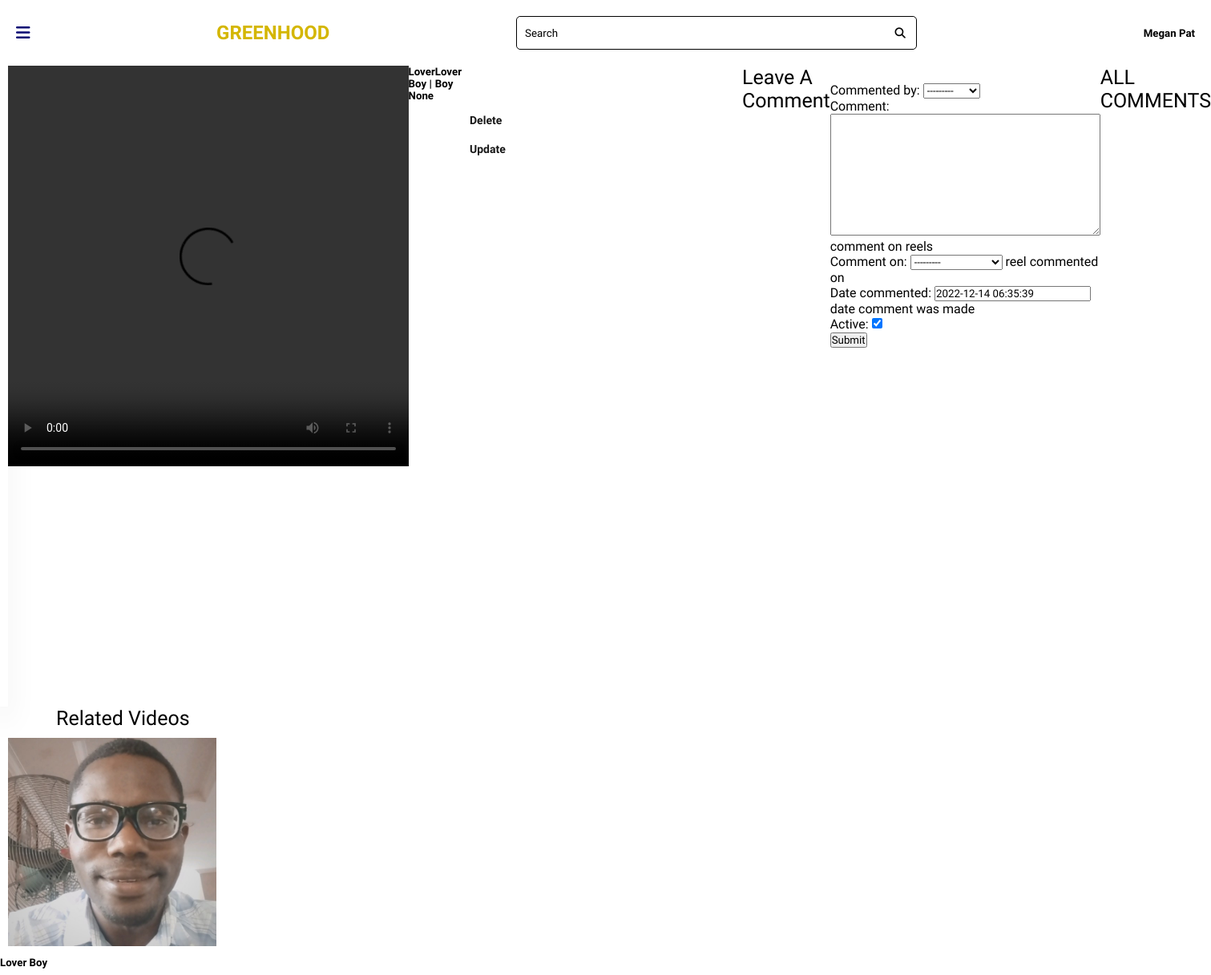
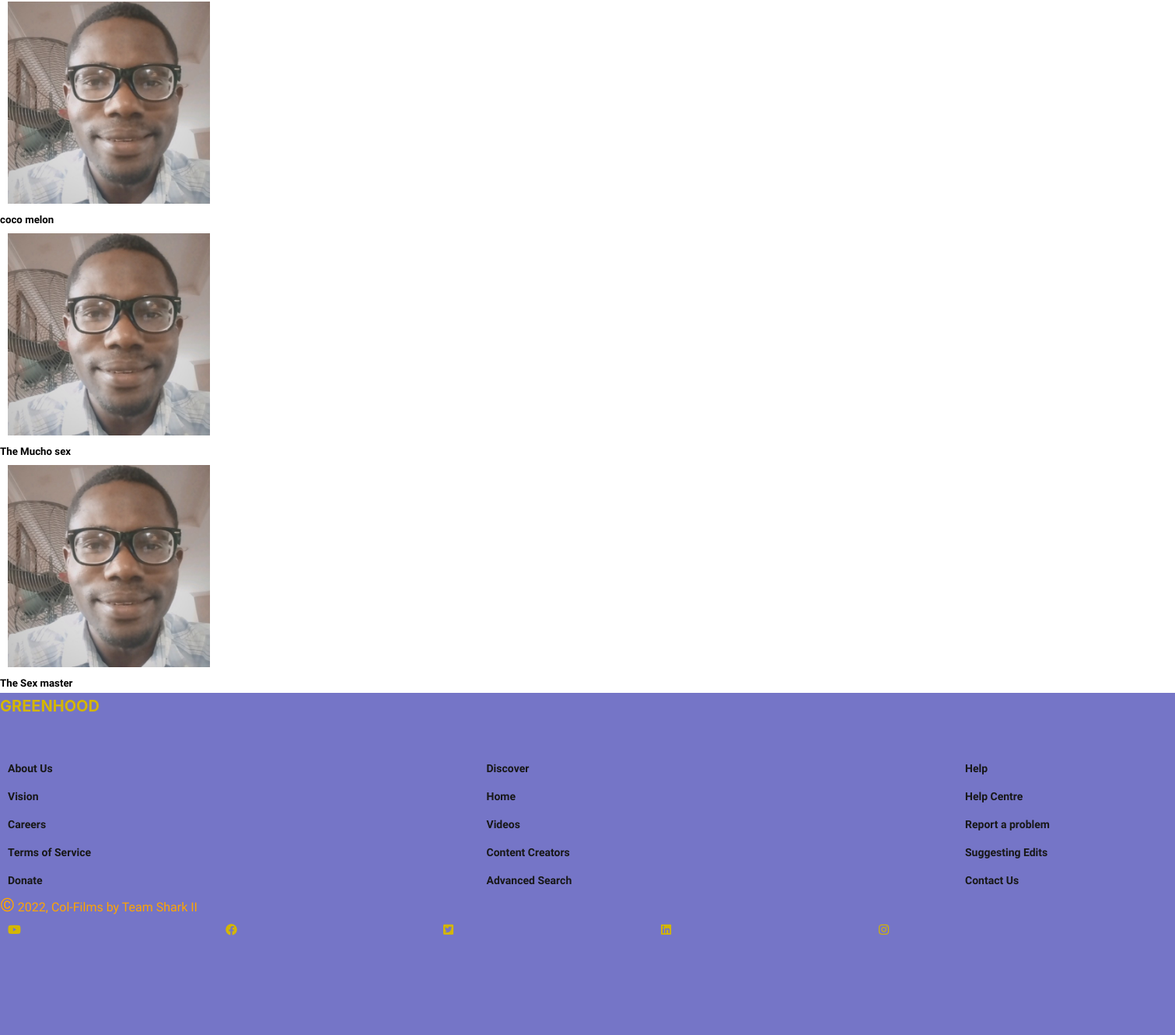
Screenshot of /index/video_detail/4/ (signed in) with the database file from the repository (2 pictures, top to bottom).
### core/models.py (models this page shows, shortened)
class Reel(models.Model):
    uploader = models.ForeignKey(
        settings.AUTH_USER_MODEL, blank=True, verbose_name=_("uploaded by"),
        on_delete=models.CASCADE
    )
    title = models.CharField(
        _("video title"), max_length=255,
        help_text=_("Enter a title for your short video")
    )
    description = models.TextField(
        _("long description"),
        help_text=_("Enter a description for your short video")
    )
    category = models.ForeignKey(
        Category, on_delete=models.CASCADE,
verbose_name=_("video category"), null=True,
        help_text=_("choose a category for your short video")
    )
    cover_thumbnail = models.FileField(
        _("video cover"), upload_to="reels/cover", help_text=_("cover image"),
        null=True, blank=True, validators=[
            FileExtensionValidator(allowed_extensions=['jpg', 'jpeg', 'png'])
        ]
    )
    video = models.FileField(
        _("video file"), upload_to='reels', max_length=100,
        help_text=_("upload short video file less than 15 minutes"),
        validators=[FileExtensionValidator(allowed_extensions=[
            'MOV', 'avi', 'mp4', 'webm', 'mkv'
        ])]
    )
    published = models.BooleanField(
        _("published status"), default=False,
        help_text=_("Designates whether video has been published."),
    )
    date_posted = models.DateTimeField(
        _("date uploaded"), default=timezone.now,
        help_text="date video was uploaded"
    )
    class Meta:
        ordering = ['-date_posted', 'title']
    def __str__(self) -> str:
        return self.title

### core/views.py (the view)
# urls.py: path('index/video_detail/<pk>/', views.video_detail, name= 'video_detail'),
@login_required(login_url='login')
def video_detail(request, pk):
    pub = Reel.objects.get(pk=pk)
    related = Reel.objects.filter(category=pub.category)
    post = get_object_or_404(Reel, pk=pk)
    comments = pub.commented.filter(active=True).order_by('-date')
    new_comment = None
    if request.method == 'POST':
        comment_form = CommentForm(data=request.POST)
        if comment_form.is_valid():
            comment_form.instance.author =request.user
            new_comment = comment_form.save(commit=False)
            new_comment.post = post
            new_comment.save()
    else:
        comment_form = CommentForm()
    context = {
        'pub': pub,
        'comments': comments,
        'new_comment': new_comment,
        'comment_form': comment_form,
        'related': related,
    }
    return render(request, 'vid.html', context)

### core/forms.py
class CommentForm(ModelForm):
    class Meta:
        model = Comment
        fields = '__all__'

### core/models.py (called while the page is built)
    def __str__(self):
        return '{} {}'.format(self.username, self.first_name, self.last_name)

### core/templates/vid.html (shortened to what this page needs)
<!DOCTYPE html>
<html lang="en">
<head>
    <link rel="stylesheet" href="https://cdnjs.cloudflare.com/ajax/libs/font-awesome/6.2.1/css/all.min.css"
 />
    <link rel="stylesheet" href="vid.css">
</head>
<body>
    <header>
        <div class="container1">
            <nav>
                <i class="fa fa-bars menu" aria-hidden="true"></i>
                <h2>GREENHOOD</h2>
                <div class="search-bar">
                    <input type="text" placeholder="Search" name="Q" class="search-txt">
                    <button type="submit"><i class="fa fa-search" aria-hidden="true"></i></button>
                </div>
                <div class="profile">
                    <h5>Megan Pat</h5>
                </div>
            </nav>
    </header>
    <main>
        <div class="container">
            <section>
                <ul>
                    <li><a href="{% url 'index' %}">
                        </a>
                    </li>
                    <li><a href="_blank">
                        </a>
                    </li>
                    <li><a href="{% url 'myvideos' %}">
                        </a>
                    </li>
                    <li><a href="">
                        </a>
                    </li>
                    <li><a href="{% url 'logout' %}" class="logout">
                        </a>
                    </li>
                </ul>
            </section>
            <video src="{{ pub.video.url }}" controls alt="play video" width="500px" height="500px" type="video/mp4">
          </video>
            <h5>{{pub.title}} | {{pub.category }}</h5>
            <h5>{{pub.description}}</h5>
            {% if request.user == pub.uploader %}
            <ul>
              <li>
                <a href="{% url 'deleteupload' pub.pk %}">Delete</a>
              </li>
              <li>
                <a href="{% url 'updateupload' pub.pk %}">Update</a>
              </li>
            </ul>
            {% endif %}
            {% if request.user.is_authenticated %}
<h4> Leave A Comment </h4>
<form method="post" style="margin-top: 1.3em;">
    {{ comment_form.as_p }}
    <button type="submit" >Submit</button>
  </form>
{% else %}
<p> <a href='{% url "login" %}'>Login</a> or <a href='{% url "login" %}'>Register</a> to join the discussion </p>
{% endif %}
<h4 style='padding: 0em; margin-bottom:0em; '>ALL COMMENTS</h4>
    </div>
            <h4>Related Videos</h4>
            {% for video in related %}
            <div class="card">
              <a href='{% url "video_detail" video.pk  %}'> <img src="{{video.cover_thumbnail.url}}" alt=""/></a>
              <h5>{{video.title}}</h5>
          </div>
            {% endfor %}
    </main>
    <footer>
        <div class="logo">GREENHOOD</div>
    <div class="column_container">
      <div class="column">
        <ul>
          <li><a href="">About Us</a></li>
          <li><a href="">Vision</a></li>
          <li><a href="">Careers</a></li>
          <li><a href="">Terms of Service</a></li>
          <li><a href="">Donate</a></li>
        </ul>
      </div>
      <div class="column">
        <ul>
          <li><a href="">Discover</a></li>
          <li><a href="">Home</a></li>
          <li><a href="">Videos</a></li>
          <li><a href="">Content Creators</a></li>
          <li><a href="">Advanced Search</a></li>
        </ul>
      </div>
      <div class="column">
        <ul>
          <li><a href="">Help</a></li>
          <li><a href="">Help Centre</a></li>
          <li><a href="">Report a problem</a></li>
          <li><a href="">Suggesting Edits</a></li>
          <li><a href="">Contact Us</a></li>
        </ul>
      </div>
    </div>
    <div class="copyright_and_brand_icons">
      <div class="copyright">
        <span>&copy</span> 2022, Col-Films by Team Shark II
      </div>
      <div class="brand_icons">
        <a href="#"><i class="fa-brands fa-youtube"></i></a>
        <a href="#"><i class="fa-brands fa-facebook"></i></a>
        <a href="#"><i class="fa-brands fa-square-twitter"></i></i></a>
        <a href="#"><i class="fa-brands fa-linkedin"></i></a>
        <a href="#"><i class="fa-brands fa-instagram"></i></i></a>
      </div>
    </div>
    </footer>
</body>
</html>

### core/templates/vid.css (style rules this page uses)
* { margin: 0; padding: 0; box-sizing: border-box; font-family: "Kumbh Sans", sans-serif; max-width: 100%; }
:root { --primary-color: #000072; --primary-color-2: #2121A8; --primary-color-3: #7575C7; --secondary-color: #E1C202; --secondary-color-2:#EEDC6E; --secondary-color-3:#EFE6AE; --tertiary-color: #A1BCC7; --tertiary-color-2:#181818; --tertiary-color-3:#858585; --tertiary-color-4:#B8B8B8; --background: #FFFFFF; --logo-color: #D4B600; }
nav { width: 100%; display: flex; justify-content: space-between; align-items: center; padding: 20px; }
.profile { display: flex; align-items: center; }
h2 { color: #D4B600; }
.fa-bars { color: #000072; font-size: 20px; }
.search-bar { display: flex; border: 1px solid; justify-content: space-between; width: 500px; padding: 10px; border-radius: 5px; }
::placeholder { color: #000; }
.search-bar .search-txt { border: none; background: none; outline: none; }
.search-bar button { background: transparent; color: #000; border: 0; width: 20px; height: 20px; border-radius: 50%; cursor: pointer; }
.container { display: flex; }
section { position: relative; top: 0; bottom: 0; left: 0; height: 100vh; background: #fff; width: 280px; overflow: hidden; box-shadow: 0px 20px 35px rgba(0, 0, 0, 0.1); }
a { position: relative; color: rgb(85, 85, 83); font-size: 14px; display: table; width: 280px; padding: 10px; text-decoration: none; font-weight: bold; }
section ul li { margin-bottom: 10px; }
.logout { position: absolute; }
h4 { padding-left:70px; font-size: 25px; font-weight: lighter; }
footer { bottom: 0; margin-top: 5px; padding-top: 5px; background: var(--primary-color-3); height: 55vh; overflow: fixed; }
footer .logo { font-family: "Inter", sans-serif; color: var(--logo-color); font-size: 20px; font-weight: 700; }
.column_container { width: 100%; display: flex; flex-direction: row; justify-content: space-between; align-items: center; margin: auto; position: relative; bottom: 0; }
ul { margin-top: 50px; }
li { list-style: none; }
li:nth-child(1) { font-size: 20px; font-weight: 700; }
li a:nth-child(1) { font-weight: 700; }
li a { text-decoration: none; color: var(--tertiary-color-2); font-weight: 400; }
.copyright { color: orange; }
.copyright span { font-size: 24px; }
.brand_icons { display: flex; }
.brand_icons i { color: var(--logo-color); font-size: 15px; }

### rows the page displays
Reel: title "Lover Boy", category "None", description "Lover Boy", cover_thumbnail (picture)
Reel: cover_thumbnail (picture), title "coco melon"
Reel: cover_thumbnail (picture), title "The Mucho sex"
Reel: cover_thumbnail (picture), title "The Sex master"
